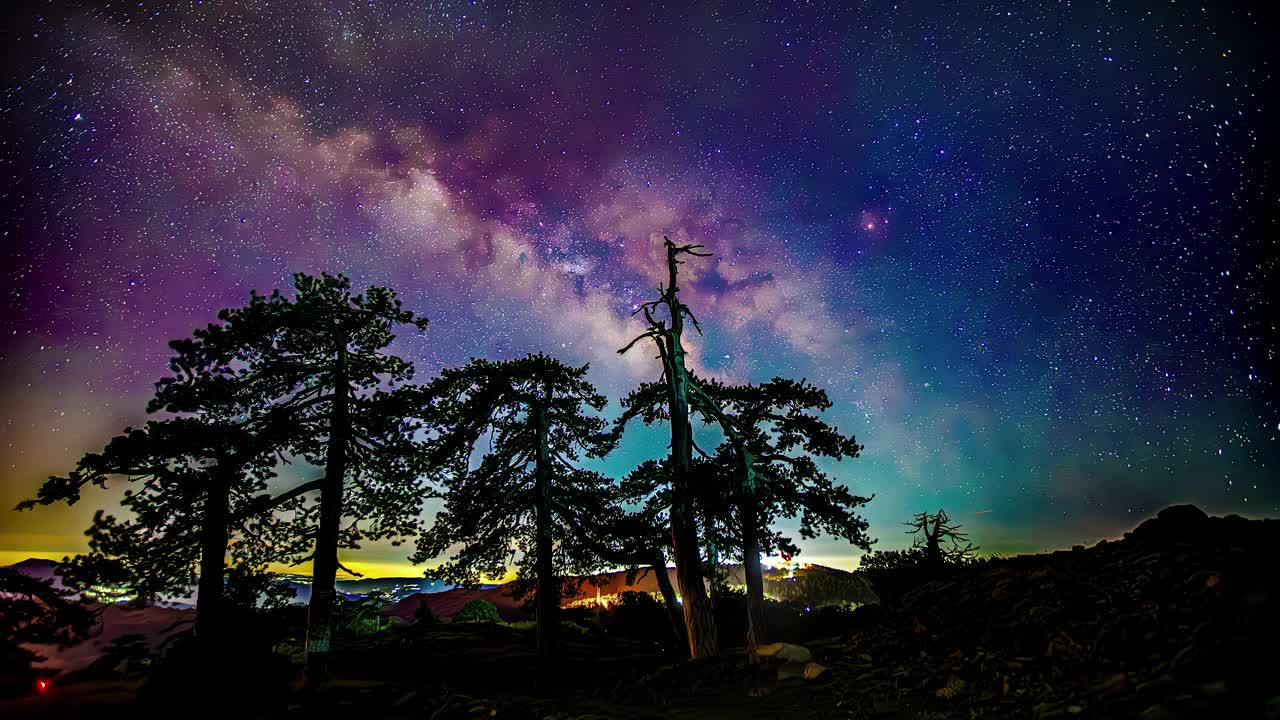
#> input picture milkyway.jpg, 1280 x 720 px
$ python grayscale.py
#> lines starting #> are read from the running program, lines starting #| are printed output that depends on the picture
import cv2
import matplotlib.pyplot as plt

image = cv2.imread('./milkyway.jpg', cv2.IMREAD_GRAYSCALE)
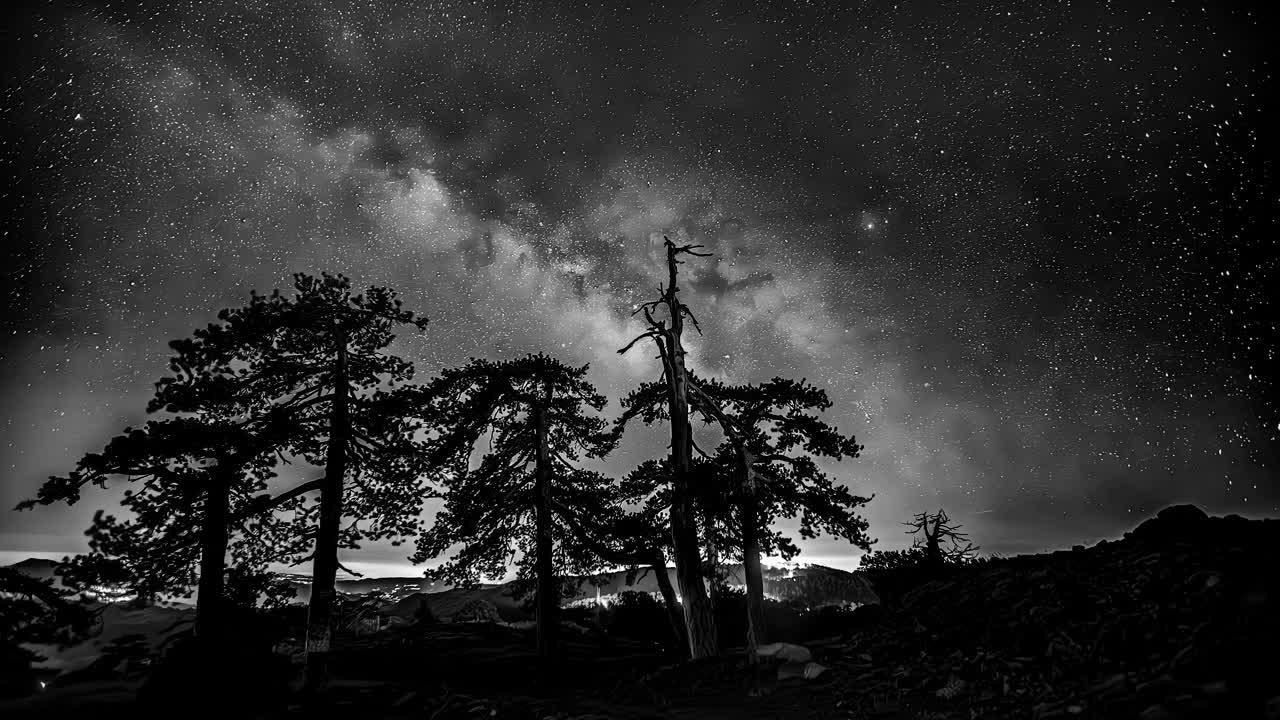
#> image: shape (720, 1280); min 0, max 255, mean 44.2
cv2.imwrite('./milkyway_gray.jpg', image)

plt.figure('milkyway')
plt.imshow(image, cmap='gray')  # cmap即colormap，颜色映射
plt.axis('off')
plt.show()
